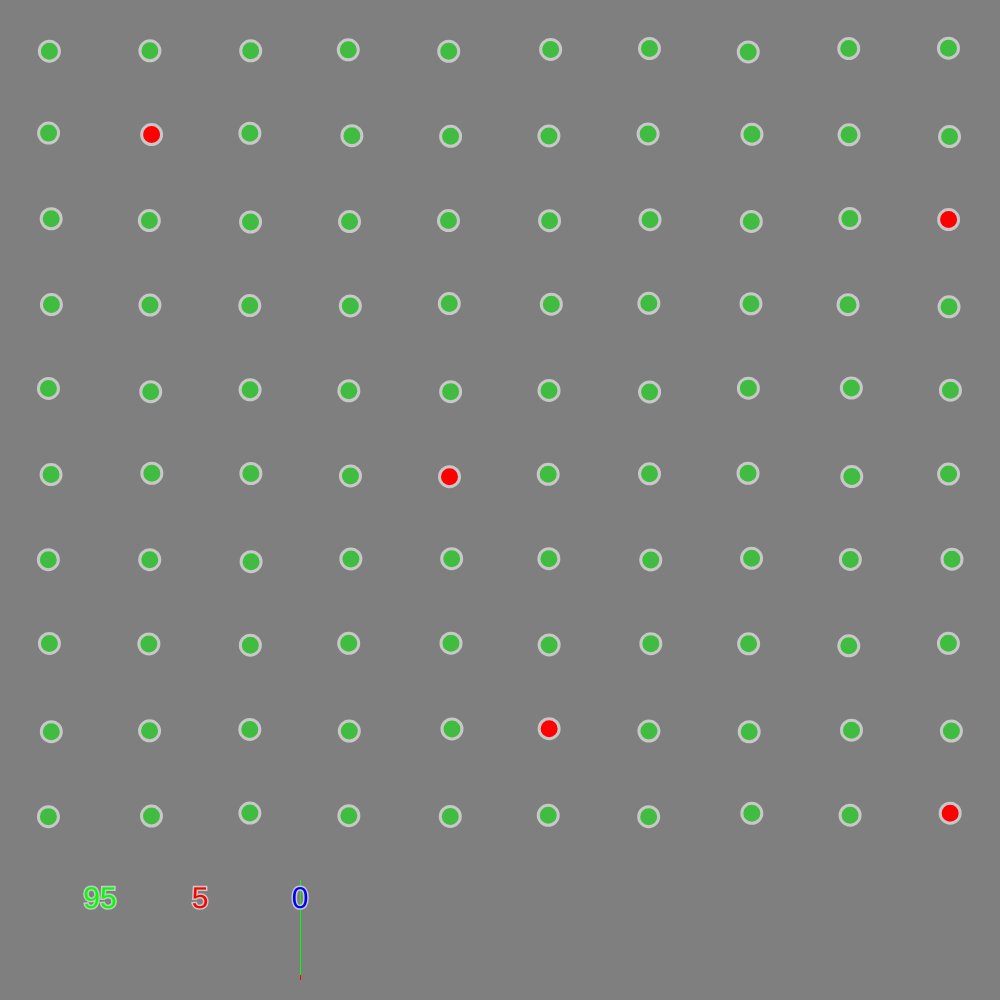
Frame 1 (no input)
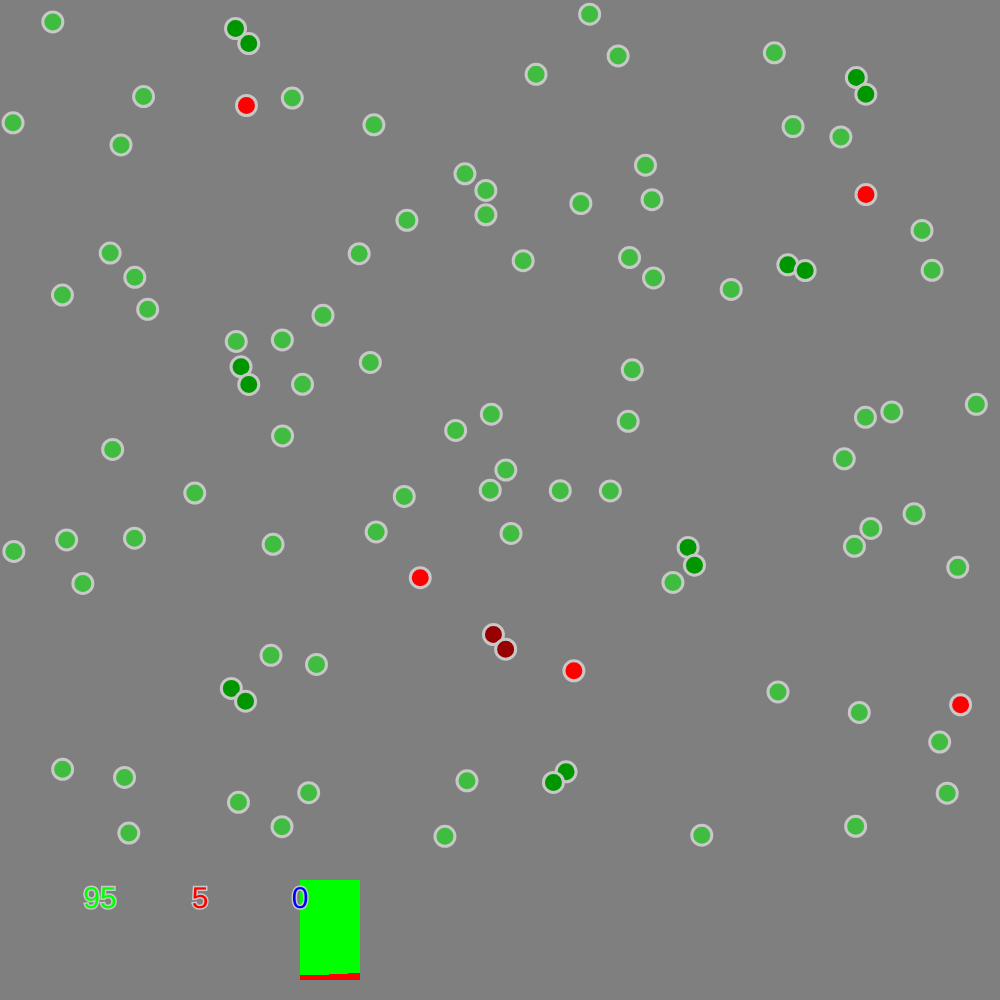
Frame 60 (no input)
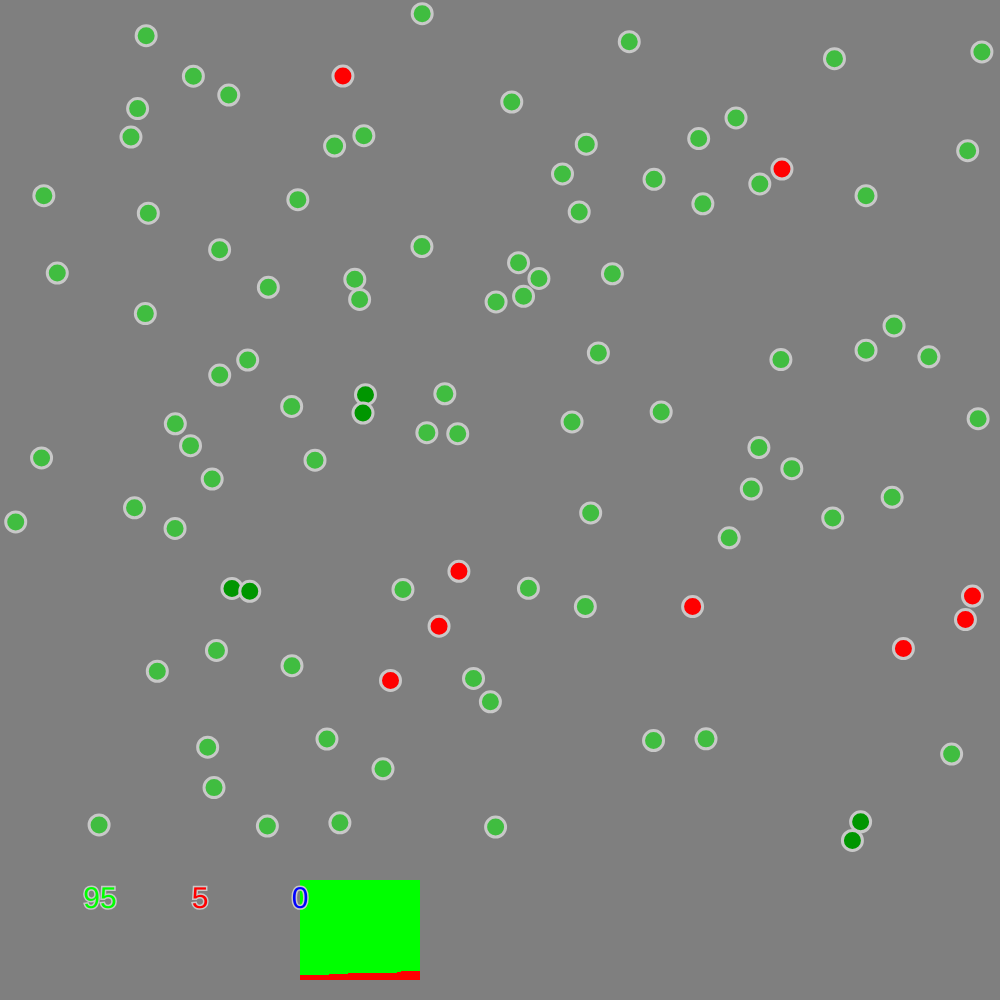
Frame 120 (the mouse pressed at the canvas centre since frame 60)

The p5.js sketch that drew these frames (run headless with seeded random() and noise() and a simulated clock; from frame 60 on, the mouse is pressed at the canvas centre):

// p5.js sketch
// ── sketch.js
let molecules = [];
const numOfMolecules = 100;
const gridCols = 10;
const gridRows = 10;
let gridWidth;
let gridHeight;
let intersectCount = 0;
let radiusMin = 10;
let radiusMax = 10;

const lifeCycle = 10000;
let percentOfInfected = 5;
let rateOfInfection = 0.5;



let showGrid = true;
let showLines = false;

let visualHeight = 150;
let graphHeight = 100;
let visualData = [];
let graphLeftOffset = 300;
let graphTopOffset = 30;
let graphWidth = 500;

let gridMolecules = [];


function setup() {
    createCanvas(1000, 1000);
    pixelDensity(1)
    background(127);

    for (let i = 0; i < numOfMolecules; i++) {
        let randomNum = random();
        if(randomNum < percentOfInfected/100){
            molecules.push(new Infector (i))
        }else{
            molecules.push(new Healthy(i));
        }
    }
    gridifyBalls();


    gridWidth = width / gridCols;
    gridHeight = (height - visualHeight) / gridRows;
    smooth();
    // noLoop();

}

function draw() {

    background(127);
    make2dArray();
    resetBalls();
    
    splitIntoGrids();
    checkIntersections();
    //drawGrid();
    renderGrid();
    renderGraph();

}

function make2dArray() {
    gridMolecules = [];

    for (let i = 0; i < gridRows; i++) {
        gridMolecules.push([])
        for (let j = 0; j < gridCols; j++) {
            gridMolecules[i].push([])
        }
    }
}

function checkIntersections() {


    for (let i = 0; i < gridRows; i++) {
        for (let j = 0; j < gridCols; j++) {
            let tempArray = gridMolecules[i][j];
            let numInArray = tempArray.length
            if (numInArray > 1) {
                for (let z = 0; z < numInArray; z++) {
                    for (let w = z + 1; w < numInArray; w++) {
                        let indexValue01 = tempArray[z];
                        let indexValue02 = tempArray[w];

                        if(molecules[indexValue01].checkIntersecting(indexValue02)){
                            molecules[indexValue01].checkHealth(indexValue02)
                        }
                    }
                }
            }
        }
    }
}

function drawGrid() {
 if (showGrid){
    for (let i = 0; i < gridRows; i++) {
        for (let j = 0; j < gridCols; j++) {
            noFill();
            strokeWeight(1)
            stroke(0, 244, 0, 50);
            rect(j * gridWidth, i * gridHeight, gridWidth, gridHeight);

            let intersectCount = 0;

            let tempArray = gridMolecules[i][j];
            let numArray = tempArray.length;

            tempArray.forEach(function (indexValue) {

                if (molecules[indexValue].intersecting == true) {
                    intersectCount++
                }
            })

            if (numArray == 0) {
                numArray = ""
            }

            noStroke();
            fill(255, 255, 255, 255);
            textSize(16);
            textAlign(RIGHT);
            text(numArray, j * gridWidth + gridWidth - 5, i * gridHeight + 20);

            fill(255, 50, 0, 150);
            text(intersectCount, j * gridWidth + gridWidth - 5, i * gridHeight + gridHeight - 5);

        }
    }
   
}
}

function splitIntoGrids() {


    molecules.forEach(function (molecule) {
        let iNum = floor(molecule.position.y / gridHeight);
        let jNum = floor(molecule.position.x / gridWidth);
        
        if(iNum<0){iNum=0}
        if(iNum>gridRows-1){iNum=gridRows-1}
        if(jNum<0){jNum=0}
        if(jNum>gridCols-1){
            jNum=gridCols-1
        }
        
        gridMolecules[iNum][jNum].push(molecule.arrayPosition);

        if (molecule.position.x % gridWidth < molecule.radius && molecule.position.x > gridWidth) {    
            gridMolecules[iNum][jNum - 1].push(molecule.arrayPosition);
            molecule.left = true;
        }
        
        if (molecule.position.x % gridWidth > gridWidth - molecule.radius && molecule.position.x < width - gridWidth) {
            gridMolecules[iNum][jNum + 1].push(molecule.arrayPosition);
            molecule.right = true;
        }
        
        if (molecule.position.y % gridHeight < molecule.radius && molecule.position.y > gridHeight) {   
            gridMolecules[iNum-1][jNum].push(molecule.arrayPosition);
            molecule.top = true;
        }
        
        if (molecule.position.y % gridHeight > gridHeight - molecule.radius && molecule.position.y < height - visualHeight - gridWidth) {
            gridMolecules[iNum+1][jNum].push(molecule.arrayPosition);
            molecule.bottom = true;
        }

        // if(molecule.top && molecule.left){
        //     gridMolecules[jNum-1][iNum - 1].push(molecule.arrayPosition);
        // }
        // if(molecule.top && molecule.right){
        //     gridMolecules[jNum-1][iNum + 1].push(molecule.arrayPosition);
        // }
        // if(molecule.bottom && molecule.left){
        //     gridMolecules[jNum + 1][iNum - 1].push(molecule.arrayPosition);
        // }
        // if(molecule.bottom && molecule.right){
        //     gridMolecules[jNum + 1][iNum + 1].push(molecule.arrayPosition);
        // }
    });

}
function gridifyBalls(){
    let iNum = Math.ceil( Math.sqrt(numOfMolecules));
    let jNum = iNum;
    let iSize = width / iNum;
    let jSize = (height-visualHeight) / jNum;

    molecules.forEach(function(molecule,index){
        let iPos = index % iNum;
        let jPos = Math.floor(index / jNum);
        molecule.position.x = iPos * iSize + 50;
        molecule.position.y = jPos * jSize + 50;

    });
}
function renderGraph(){
    let healthy = molecules.filter(function (molecule){
        return molecule.constructor.name === "Healthy";
    });

    let infected = molecules.filter(function (molecule){
        return molecule.constructor.name === "Infector";
    });

    let recovered = molecules.filter(function (molecule){
        return molecule.constructor.name === "Recovered";
    });

    let healthyHeight= map(healthy.length,0,numOfMolecules,0,graphHeight);
    let infectedHeight= map(infected.length,0,numOfMolecules,0,graphHeight);
    let recoveredHeight= map(recovered.length,0,numOfMolecules,0,graphHeight);


    if(visualData.length > graphWidth){
        visualData.shift();
    }
    visualData.push({
        healthy:healthyHeight,
        infected:infectedHeight,
        recovered: recoveredHeight
    });

    push();
    translate(0,height-visualHeight);
    visualData.forEach(function(data,index) {
    
    
    fill(255,0,0);
    noStroke();
    rect(graphLeftOffset + index, graphTopOffset + data.healthy + data.recovered ,1, data.infected)


    fill(0,255,0);
    noStroke();
    rect(graphLeftOffset + index,graphTopOffset + data.recovered , 1 ,data.healthy)

    fill(0,0,255);
    noStroke();
    rect(graphLeftOffset + index,graphTopOffset  , 1 ,data.recovered)

    })    
    pop();
    graphStats(visualData)

};

function graphStats(data){
    textSize(30);
    textAlign(CENTER, CENTER);
    fill(0,255,0);
    
    text(Math.floor(data[0].healthy), 100, 900);
    textSize(30);
    textAlign(CENTER, CENTER);
    fill(255,0,0);

    text(Math.floor(data[0].infected), 200, 900);
    textSize(30);
    textAlign(CENTER, CENTER);
    fill(0,0,255);
    text(Math.floor(data[0].recovered), 300, 900);
}
function renderGrid() {


    molecules.forEach(function (molecule) {
         molecule.step();
        molecule.checkEdges();
       
        molecule.render();

    });

   
}

function resetBalls() {
 
    for (let i = 0; i < numOfMolecules; i++) {
        molecules[i].reset();
    }



   
}
// ── code.html
<head>
    <script language="javascript" type="text/javascript" src="p5.min.js"></script>
    <script language="javascript" type="text/javascript" src="dat.gui.min.js"></script>
    <script language="javascript" type="text/javascript" src="molecule.js"></script>
    <script language="javascript" type="text/javascript" src="sketch.js"></script>
</head>

<body>
</body>
// ── molecule.js
class Molecule {
    constructor(_i) {
        this.position = createVector(random(radiusMax, width - radiusMax), random(radiusMax, height - radiusMax));
        this.velocity = createVector(random(-2, 2), random(-2, 2));
        this.arrayPosition = _i;
        this.radius = random(radiusMin, radiusMax);
        this.intersecting = false;
        this.bounce = false;
    }

    render() {
        //noStroke()
        stroke(200, 200, 200);
        strokeWeight(3)

        if (this.intersecting) {
            fill(255, 50, 0, 255);
        }
        else {
            fill(0, 50, 50, 125);
        }

        push()
        translate(this.position.x, this.position.y);

        ellipse(0, 0, this.radius * 2, this.radius * 2);

        noStroke();
        // fill(255, 255, 255, 255);
        // textSize(30);
        // textAlign(CENTER, CENTER);
        // text(this.arrayPosition, 0, 0);
        pop();
    }

    step() {
        this.position.add(this.velocity);
    }

    checkEdges() {

        if (this.position.x < this.radius || this.position.x > width - this.radius) {

            this.velocity.x = this.velocity.x * -1
        }

        if (this.position.y < this.radius || this.position.y > height - visualHeight - this.radius) {
            this.velocity.y = this.velocity.y * -1
        }

    
    }

    checkIntersecting(_indexValue) {

        let dist = p5.Vector.sub(this.position, molecules[_indexValue].position);
        // console.log(dist)
        stroke(150,0,0,100);
        strokeWeight(1);
        if(showLines){
            line(this.position.x,this.position.y,molecules[_indexValue].position.x,molecules[_indexValue].position.y);
        }
        if (dist.mag() < this.radius + molecules[_indexValue].radius) {
            // console.log("changed")
            this.intersecting = true;
            molecules[_indexValue].intersecting = true;

            if(dist.mag() > 0.0){
            let heading = dist.heading();
            let moveDistance = abs(dist.mag() - this.radius - molecules[_indexValue].radius);

            let dy = moveDistance * Math.sin(heading);
            let dx = moveDistance * Math.cos(heading);

            this.position.x += dy / 2;
            this.position.y += dy / 2;

            molecules[_indexValue].position.x -= dx / 2
            molecules[_indexValue].position.y -= dy / 2
        }
            if (this.bounce) {

                let dx = this.position.x - molecules[_indexValue].position.x;
                let dy = this.position.y - molecules[_indexValue].position.y;
                let dist = Math.sqrt(dx * dx + dy * dy);

                let normalX = dx / dist;
                let normalY = dy / dist;

                let midpointX = (this.position.x.x + molecules[_indexValue].position.x) / 2;
                let midpointY = (this.position.x.y + molecules[_indexValue].position.y) / 2;

                let dVector = (this.velocity.x - molecules[_indexValue].velocity.x) * normalX;
                dVector += (this.velocity.y - molecules[_indexValue].velocity.y) * normalY;

                let dvx = dVector * normalX;
                let dvy = dVector * normalY;

                this.velocity.x -= dvx;
                this.velocity.y -= dvy;
                molecules[_indexValue].velocity.x += dvx;
                molecules[_indexValue].velocity.y += dvy;

                let tempVector = p5.Vector.sub(this.position, molecules[_indexValue].position);
                let heading = tempVector.heading();
                let moveDistance = abs(tempVector.mag() - this.radius - molecules[_indexValue].radius)

                let dxNew = (moveDistance * Math.cos(heading));
                let dyNew =(moveDistance * Math.sin(heading));

                this.position.x += (dxNew / 2);
                molecules[_indexValue].position.x -= (dxNew / 2);

                this.position.y += (dyNew / 2);
                molecules[_indexValue].position.y -= (dyNew / 2);

                
            }
            return true;    
        }
     
    }
    


    reset() {
        this.left = false;
        this.right = false;
        this.top = false;
        this.bottom = false;
        this.intersecting = false;

    }

}


class Healthy extends Molecule{
    constructor(_i){
        super(_i);
        
    }
    render(){
                //noStroke()
                stroke(200, 200, 200);
                strokeWeight(3)
        
                if (this.intersecting) {
                    fill(0, 150, 0, 255);
                }
                else {
                    fill(0, 255, 0, 125);
                }
        
                push()
                translate(this.position.x, this.position.y);
        
                ellipse(0, 0, this.radius * 2, this.radius * 2);
        
                noStroke();
                // fill(255, 255, 255, 255);
                // textSize(30);
                // textAlign(CENTER, CENTER);
                // text(this.arrayPosition, 0, 0);
                pop();

    }

    checkHealth(_indexValue){
        let otherMolecule = molecules[_indexValue];
        if(otherMolecule.constructor.name == "Infector"){
            let randomNum = random();
            if(randomNum < rateOfInfection){
            molecules[this.arrayPosition] = new Infector(this.arrayPosition);
            molecules[this.arrayPosition].position = this.position;
            molecules[this.arrayPosition].velocity = this.velocity;
            molecules[this.arrayPosition].radius = this.radius;
            }
        }
     }
}

class Infector extends Molecule{
    constructor(_i){
        super(_i);
        /**
         * Init is called when the class is created
         */
        this.init()
    }

    /**
     * Function runs, waits 10 seconds (1000ms) and 
     * then runs code inside of setTimeout
     */
    init() {
        setTimeout(() => {
            //code to set recovered
            // let otherMolecule2 = molecules[_indexValue];

            molecules[this.arrayPosition] = new Recovered(this.arrayPosition);
            molecules[this.arrayPosition].position = this.position;
            molecules[this.arrayPosition].velocity = this.velocity;
            molecules[this.arrayPosition].radius = this.radius;

        }, lifeCycle);
    }

    render(){
        //noStroke()
        stroke(200, 200, 200);
        strokeWeight(3)

        if (this.intersecting) {
            fill(150, 0, 0, 255);
        }
        else {
            fill(255, 0, 0, );
        }

        push()
        translate(this.position.x, this.position.y);

        ellipse(0, 0, this.radius * 2, this.radius * 2);

        noStroke();
        // fill(255, 255, 255, 255);
        // textSize(30);
        // textAlign(CENTER, CENTER);
        // text(this.arrayPosition, 0, 0);
        pop();

        }
    checkHealth(_indexValue){
        let otherMolecule = molecules[_indexValue];
        if(otherMolecule.constructor.name == "Healthy"){
            let randomNum = random();
            if(randomNum < rateOfInfection) {
            molecules[otherMolecule.arrayPosition] = new Infector(otherMolecule.arrayPosition);
            molecules[otherMolecule.arrayPosition].position = otherMolecule.position;
            molecules[otherMolecule.arrayPosition].velocity = otherMolecule.velocity;
            molecules[otherMolecule.arrayPosition].radius = otherMolecule.radius;
            }
        }
        
    }


}


class Recovered extends Molecule{
    constructor(_i){
        super(_i);
        
    }

    render(){
        //noStroke()
        stroke(200, 200, 200);
        strokeWeight(3)

        if (this.intersecting) {
            fill(0, 0, 255, 255);
        }
        else {
            fill(0, 0, 100, 125);
        }

        push()
        translate(this.position.x, this.position.y);

        ellipse(0, 0, this.radius * 2, this.radius * 2);

        noStroke();
        // fill(255, 255, 255, 255);
        // textSize(30);
        // textAlign(CENTER, CENTER);
        // text(this.arrayPosition, 0, 0);
        pop();

    }

    checkHealth(_indexValue) {
        console.log('check health')
    }

}
